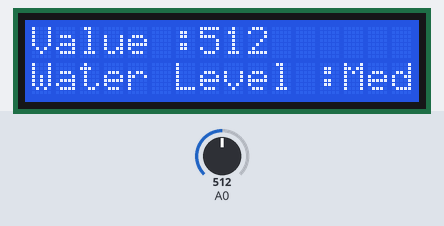
A sketch run on a simulated Arduino Uno, built with avr-gcc and run on an emulated ATmega328P. Parts: 16×2 character LCD. Inputs (shaded band) come from the test bench; at power-on: A0 = 512. What the sketch prints to the serial monitor is not drawn.

Above: at 1.2 s.
1.3 s: A0 set to 552
At 2.5 s:
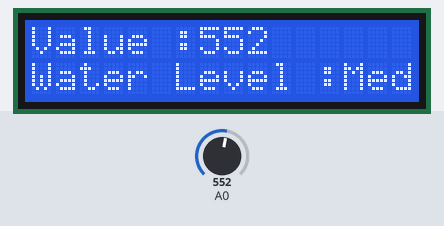
2.8 s: A0 set to 574
At 4.0 s:
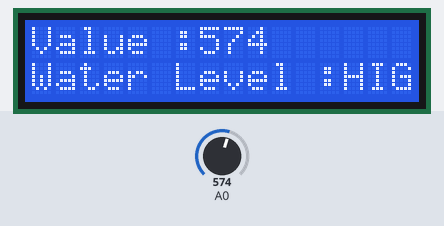
4.3 s: A0 set to 440
At 5.3 s:
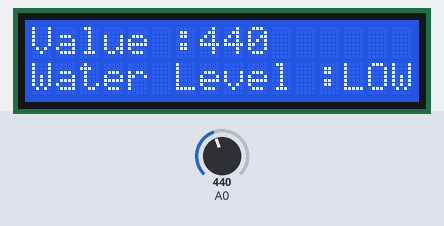
5.8 s: A0 set to 0
At 6.7 s:
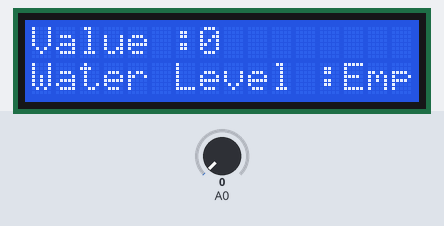
Timing chart, 0 to 8.3 s (numbered marks = the images above; inputs shaded):
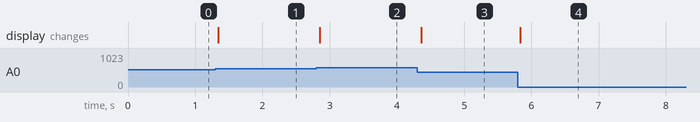

The sketch:

projectcode.ino
```cpp
#include <LiquidCrystal_I2C.h>
LiquidCrystal_I2C lcd(0x27, 16, 2);

void setup() {
  Serial.begin(9600);
  lcd.init();
  lcd.backlight();
}
void loop() {
  int value = analogRead(A0);
  lcd.setCursor(0, 0);
  lcd.print("Value :");
  lcd.print(value);
  lcd.print("   ");
  Serial.println(value);

  lcd.setCursor(0, 1);
  lcd.print("Water Level :");

  if (value == 0) {
    lcd.print("Empty ");
  } else if (value > 1 && value < 450) {
    lcd.print("LOW   ");
  } else if (value > 450 && value < 550) {
    lcd.print("Medium");
  } else if (value > 560){
    lcd.print("HIGH  ");
  }
}
```

Measured:
- the behaviour switches between 560 and 561 on A0 (found by bisection; images 1 and 2)
- after the input at 1.3 s, the display: changes after 0.05 s (image 1)
- after the input at 2.8 s, the display: changes after 0.05 s (image 2)
- after the input at 4.3 s, the display: changes after 0.06 s (image 3)
- after the input at 5.8 s, the display: changes at once (image 4)
